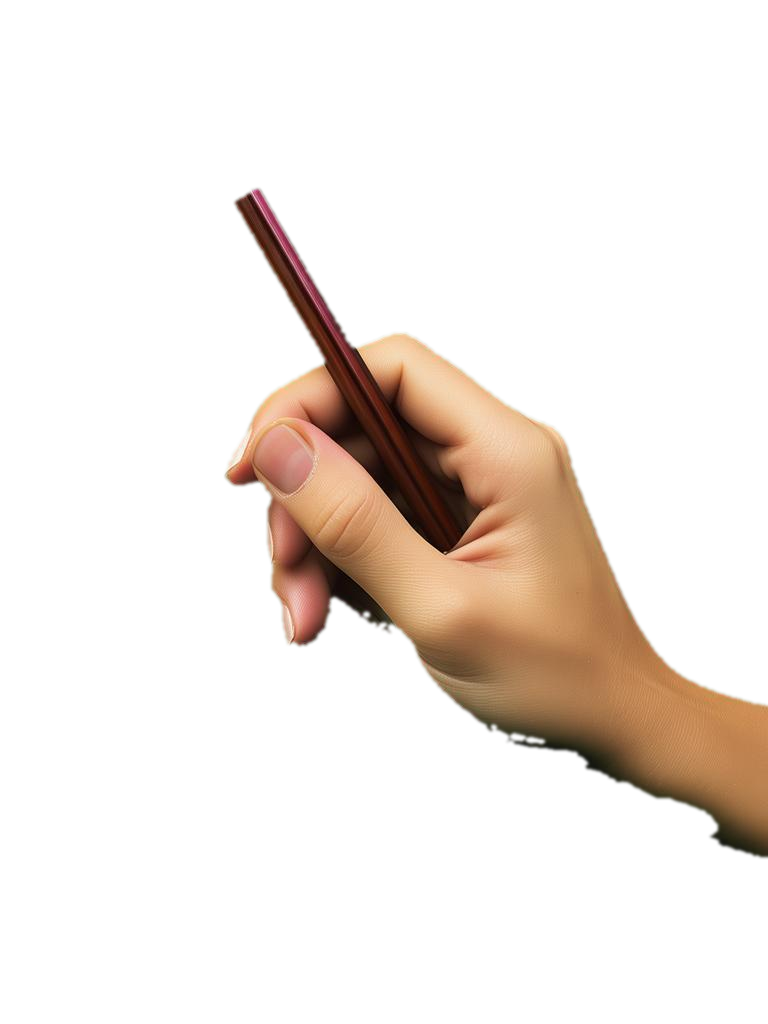
#> input picture assets/drawing-hand.png, 768 x 1024 px
$ python clean_watermark.py ../assets/drawing-hand.png
#> lines starting #> are read from the running program, lines starting #| are printed output that depends on the picture
#!/usr/bin/env python3
"""清除生成图右下角的 "AI生成" 水印。

水印固定在右下角，且该角落本来就是空白纸面，所以做法是：
1) 找到该角落的边界（默认画布 90% 之后的矩形块）；
2) 用附近的干净纸色实心回填；
3) 若实心色与原纸色仍有轻微色差，再做一次轻微羽化过渡。
不改画布尺寸、不动画面主体。
"""
import sys
from pathlib import Path

import numpy as np
from PIL import Image


def paper_near(img: Image.Image, x: int, y: int, r: int = 15) -> tuple:
    """取 (x,y) 邻域内出现最多的颜色作为纸色。"""
    box = (max(0, x - r), max(0, y - r),
           min(img.width, x + r), min(img.height, y + r))
    arr = np.array(img.convert("RGB").crop(box)).reshape(-1, 3)
    colors, counts = np.unique(arr, axis=0, return_counts=True)
    return tuple(int(v) for v in colors[counts.argmax()])


def clean(path: Path, fx: float = 0.895, fy: float = 0.895) -> None:
#> called with fx = 0.895, fy = 0.895
    img = Image.open(path).convert("RGB")
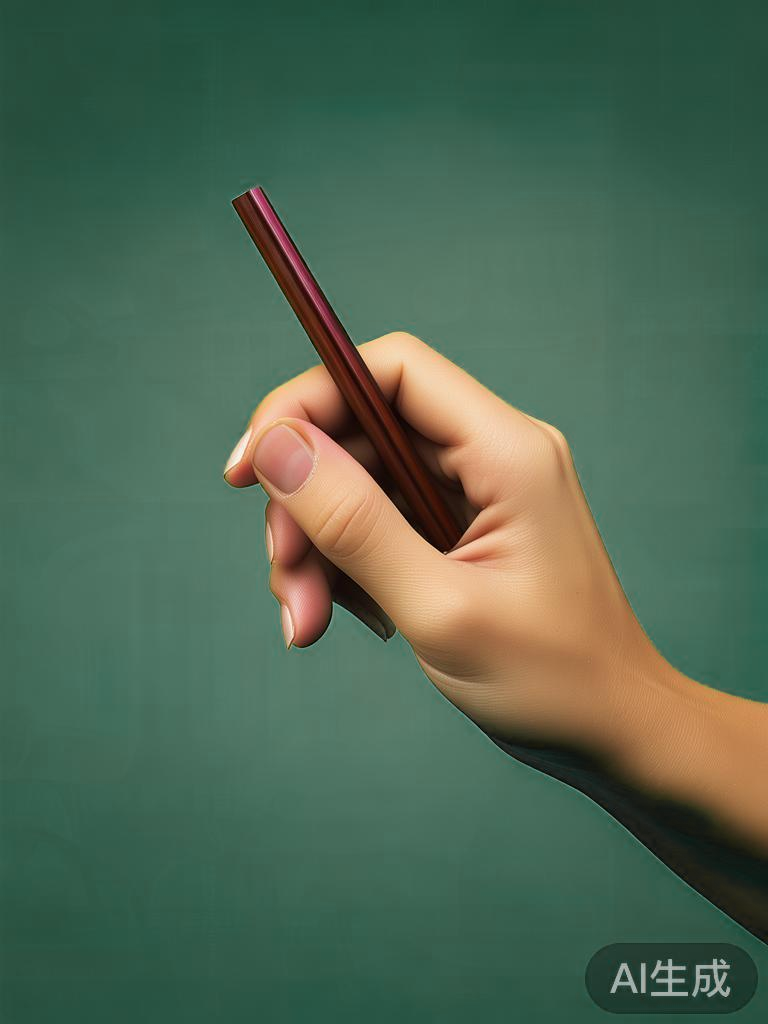
#> img: PIL image 768x1024 RGB; mean R, G, B 79.1, 103, 82.7
    w, h = img.size
#> w = 768; h = 1024
    a = np.array(img).astype(float)

    x0, y0 = int(w * fx), int(h * fy)
#> x0 = 687; y0 = 916
    # 参考点取角落左上方的干净纸面
    fill = np.array(paper_near(img, x0 - 80, y0 - 80), dtype=float)
#> in paper_near, `arr = np.array(img.convert("RGB").crop(box)).reshape(-1, 3)`: arr = 900 rows, first 8: [63, 104, 86], [62, 103, 85], [62, 103, 85], [62, 103, 85], [61, 102, 84], [61, 102, 84], [60, 102, 84], [60, 102, 84]
#> in paper_near, `colors, counts = np.unique(arr, axis=0, return_counts=True)`: colors = 187 rows, first 8: [5, 12, 6], [10, 31, 23], [13, 27, 19], [15, 25, 19], [17, 28, 20], [20, 24, 20], [25, 83, 64], [27, 79, 60]; counts = 187 values, max 98 at index 150, min 1 at index 0, mean 4.81
#> fill = [62, 99, 82]

    block = a[y0:, x0:]
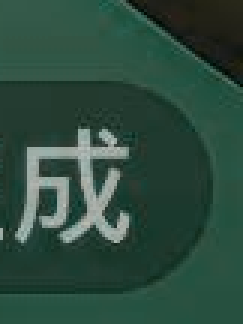
#> block: shape (108, 81, 3) float64 (shown 3 times larger); mean R, G, B 45.4, 75.5, 62.4
    # 角落本来就是空白纸面，直接整块实心回填最干净；
    # 只在左/上边缘留一小段羽化带，避免与原纸色产生可见直边。
    band = 18
    wgt = np.zeros(block.shape[:2], dtype=float)
    wgt[:, :] = 1.0
    gx = np.linspace(0, 1, block.shape[1])[None, :]
    gy = np.linspace(0, 1, block.shape[0])[:, None]
#> gy = 108 values from 0 to 1
    edge = np.clip(np.minimum(gx * block.shape[1] / band,
                               gy * block.shape[0] / band), 0, 1)
    wgt = wgt * edge  # 左/上边缘渐入，其余为1（完全覆盖）
    wgt = wgt[..., None]
    a[y0:, x0:] = block * (1 - wgt) + fill[None, None, :] * wgt

    Image.fromarray(a.clip(0, 255).astype(np.uint8)).save(path)
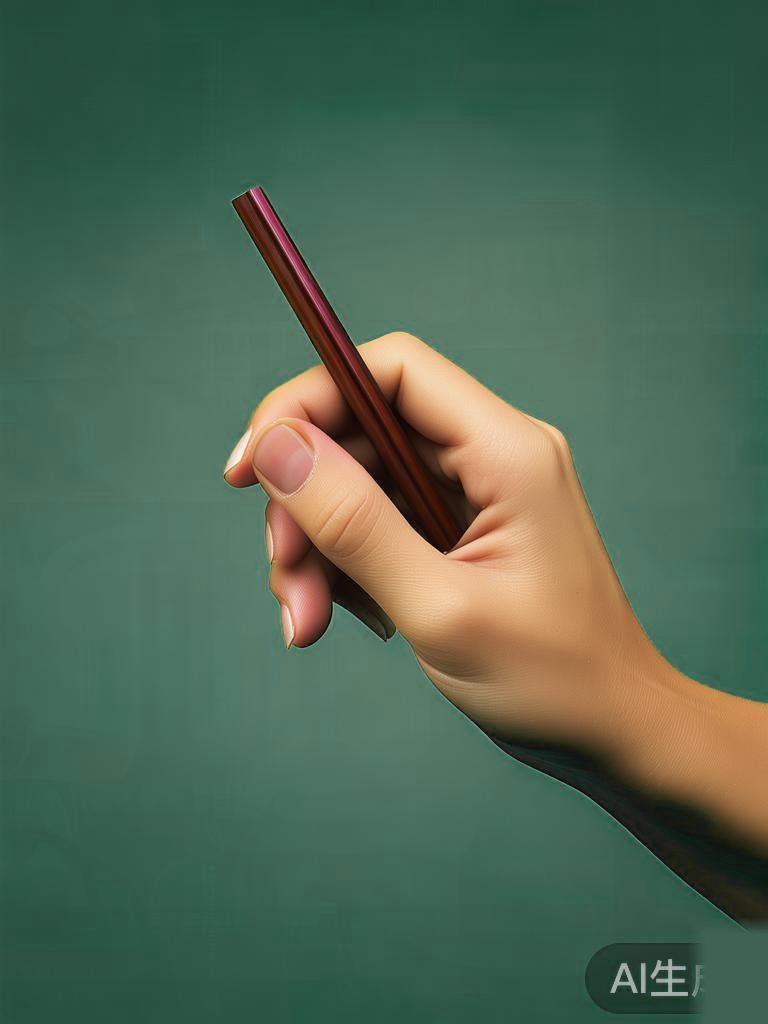
#> saved as drawing-hand.png: PIL image 768x1024 RGB; mean R, G, B 79.2, 103.2, 82.9
    print(f"[ok] {path.name}  {w}x{h}  回填块 x>={x0} y>={y0}  纸色={tuple(int(v) for v in fill)}")
#| [ok] drawing-hand.png  768x1024  回填块 x>=687 y>=916  纸色=(62, 99, 82)


if __name__ == "__main__":
    for p in sys.argv[1:]:
        clean(Path(p))
